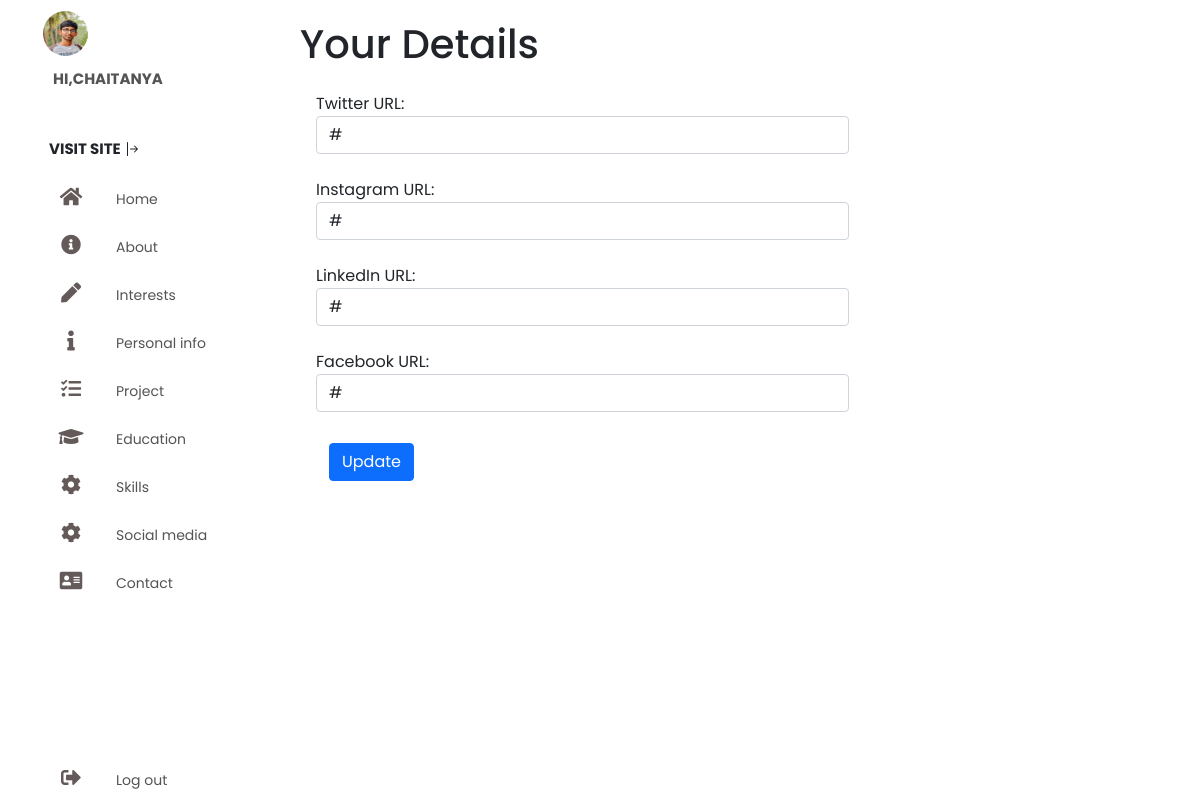
Screenshot of /socialmedia.php (signed in) with the database file from the repository.
### tables this page shows
CREATE TABLE `about` (
  `id` int(11) NOT NULL,
  `uuid` varchar(255) NOT NULL,
  `about_us` varchar(255) NOT NULL,
  `about_title` varchar(255) NOT NULL,
  `about_subtitle` varchar(255) NOT NULL,
  `profile_pic` text NOT NULL,
  `about_desc` varchar(255) NOT NULL
);

CREATE TABLE `social_media` (
  `id` int(11) NOT NULL,
  `uuid` varchar(255) NOT NULL,
  `twitter` varchar(255) NOT NULL,
  `instagram` varchar(255) NOT NULL,
  `linkedin` varchar(255) NOT NULL,
  `facebook` varchar(255) NOT NULL
);

### socialmedia.php (the view, shortened to what this page needs)
<?php
require_once 'conn.php';
include("includes/header.php");
$selectmedia = "SELECT * FROM social_media WHERE uuid='$uuid'";
$dtmedia = mysqli_query($conn, $selectmedia);
?>
<section class="main">
    <div class="main-top">
        <h1>Your Details</h1>
    </div>
    <div>
        <?php
        if (mysqli_num_rows($dtmedia) > 0) {
            while ($row = $dtmedia->fetch_assoc()) {
        ?>
                <form action="" method="POST">
                    <div class="col-12 col-md-8 my-4 mx-3">
                        <label for="email">Twitter URL:</label>
                        <input type="text" id="email" placeholder="Enter your Twitter URL" value="<?php echo $row['twitter']; ?>" class="form-control" name="twitter" />
                    </div>
                    <div class="col-12 col-md-8 my-4 mx-3">
                        <label for="bday">Instagram URL:</label>
                        <input type="text" id="bday" placeholder="Enter your Instagram URL" value="<?php echo $row['instagram']; ?>" class="form-control" name="instagram" />
                    </div>
                    <div class="col-12 col-md-8 my-4 mx-3">
                        <label for="phone">LinkedIn URL:</label>
                        <input type="text" id="phone" value="<?php echo $row['linkedin']; ?>" class="form-control" name="linkedin" />
                    </div>
                    <div class="col-12 col-md-8 my-4 mx-3">
                        <label for="city">Facebook URL:</label>
                        <input type="text" id="city" value="<?php echo $row['facebook']; ?>" class="form-control" name="facebook" />
                    </div>
                <?php
            }
            }
                ?>
                <div class="btn">
                    <button type="submit" class="btn btn-primary mx-3" name="updatemedia">Update</button>
                </div>
                </form>
    </div>
</section>

### header.php (shortened to what this page needs)
<?php
require_once('conn.php');
$uuid = $_SESSION['id'];
$selectabt = "SELECT * FROM about WHERE uuid='$uuid'";
$abt = mysqli_query($conn, $selectabt);
?>
<!DOCTYPE html>
<html lang="en">
<head>
    <link rel="stylesheet" href="css/style.css" />
    <link rel="stylesheet" href="https://cdnjs.cloudflare.com/ajax/libs/font-awesome/5.15.4/css/all.min.css" />
    <link href="https://cdn.jsdelivr.net/npm/bootstrap@5.1.3/dist/css/bootstrap.min.css" rel="stylesheet" />
</head>
<body>
    <div class="imp-container">
        <nav>
            <ul>
                <li>
                    <?php
                    if (mysqli_num_rows($abt) > 0) {
                        while ($row = mysqli_fetch_array($abt)) {
                    ?>
                            <a href="#" class="logo">
                                <img src="imagesuploadedf/<?php echo $row['profile_pic']; ?>" />
                            <?php
                        }
                    } else {
                            ?>
                            <a href="#" class="logo">
                                <img src="" />
                            <?php
                        }
                            ?>
                            <span class="nav-items">HI,<?php echo $_SESSION['user'] ?></span>
                            </a>
                </li>
                <li>
                    <a href="./MyResume/index.php" target="__blank" class="site">
                        <button class="btn">Visit Site
                            </button>
                    </a>
                </li>
                <li>
                    <a href="index.php">
                        <i class="fas fa-home" aria-hidden="true"></i>
                        <span class="nav-items">Home</span>
                    </a>
                </li>
                <li>
                    <a href="about.php">
                        <i class="fas fa-info-circle" aria-hidden="true"></i>
                        <span class="nav-items">About</span>
                    </a>
                </li>
                <li>
                    <a href="interests.php">
                        <i class="fas fa-solid fa-pen"></i>
                        <span class="nav-items">Interests</span>
                    </a>
                </li>
                <li>
                    <a href="Personal_info.php">
                        <i class="fas fa-info" aria-hidden="true"></i>
                        <span class="nav-items">Personal info</span>
                    </a>
                </li>
                <li>
                    <a href="project.php">
                        <i class="fas fa-tasks"></i>
                        <span class="nav-items">Project</span>
                    </a>
                </li>
                <li>
                    <a href="education.php">
                        <i class="fas fa-graduation-cap"></i>
                        <span class="nav-items">Education</span>
                    </a>
                </li>
                <li>
                    <a href="skills.php">
                        <i class="fas fa-cog"></i>
                        <span class="nav-items">Skills</span>
                    </a>
                </li>
                <li>
                    <a href="socialmedia.php">
                        <i class="fas fa-cog"></i>
                        <span class="nav-items">Social media</span>
                    </a>
                </li>
                <li>
                    <a href="contact.php">
                        <i class="fas fa-solid fa-address-card"></i>
                        <span class="nav-items">Contact</span>
                    </a>
                </li>
                <li>
                    <a href="logout.php" class="logout">
                        <i class="fas fa-sign-out-alt"></i>
                        <span class="nav-items">Log out</span>
                    </a>
                </li>
            </ul>
        </nav>

### style.css (style rules this page uses)
* { margin: 0; padding: 0; outline: none; border: none; text-decoration: none; box-sizing: border-box; font-family: "Poppins", sans-serif; }
body { background: rgb(226, 226, 226); }
nav { position: sticky; top: 0; bottom: 0; height: 100vh; left: 0; width: 90px; background: #fff; overflow: hidden; transition: 1s; }
.logo { display: flex; flex-direction: column; margin: 7px 0 0 7px; padding-bottom: 3rem; }
.logo img { width: 45px; height: 45px; border-radius: 50%; }
.logo span { font-weight: bold; padding-right: 5rem; font-size: 15px; text-transform: uppercase; display: none; }
a { position: relative; width: 280px; font-size: 14px; color: rgb(85, 83, 83) !important; display: table; padding: 4px; text-decoration: none !important; }
nav .fas { position: relative; width: 70px; height: 40px; top: 12px; font-size: 20px; text-align: center; color: rgba(45, 30, 30, 0.734); }
ul { list-style: none; }
.nav-items { position: relative; top: 12px; margin-left: 10px; }
.logout { position: absolute; bottom: 0; }
.imp-container { display: flex; }
.main { position: relative; padding: 20px; width: 70%; }

### header.php (style rules this page uses)
.site button { font-weight: bold; font-size: 15px; text-transform: uppercase; display: none; }

### rows the page displays
about: profile_pic (picture)
social_media: twitter "#", instagram "#", linkedin "#", facebook "#"

### other values shown
$_SESSION['user'] "CHAITANYA"
